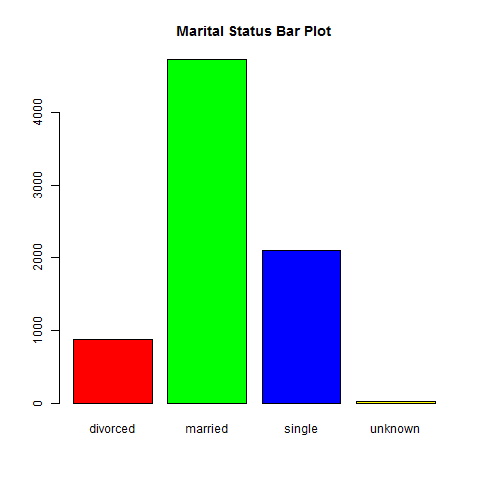

Write the R code that produced this figure.
library(MASS)
file <- "bank.csv"
data <- read.csv(file, header=TRUE, sep=";")
data <- data[(data$Previous_Outcome == "success") | (data$Previous_Outcome == "nonexistent"),]
data <- data[(data$Duration != "0"),]
data <- data[(data$Default != "yes"),]
data <- data[(data$Housing != "yes"),]
data <- data[(data$Loan != "yes"),]
medianDuration <- median(data$Duration)
data <- data[(data$Duration >= medianDuration),]
maritalStatus = data$Marital
maritalStatus.freq = table(maritalStatus)
png(filename = "MaritalBarPlot.png", width=480, height=480, units="px")
colors = c("red", "green", "blue", "yellow")
barplot(maritalStatus.freq, main="Marital Status Bar Plot", col=colors)
dev.off()